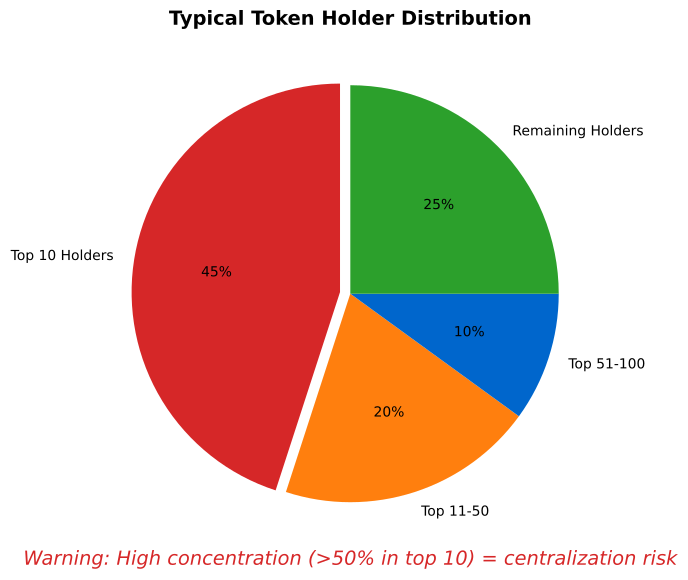

Here is the Python script that generated this plot:
"""Token Holder Distribution Example"""
import matplotlib.pyplot as plt
from pathlib import Path

plt.rcParams.update({'font.size': 14, 'figure.figsize': (10, 6), 'figure.dpi': 150})
MLBLUE, MLORANGE, MLGREEN, MLRED, MLPURPLE = '#0066CC', '#FF7F0E', '#2CA02C', '#D62728', '#3333B2'

fig, ax = plt.subplots(figsize=(10, 6))

labels = ['Top 10 Holders', 'Top 11-50', 'Top 51-100', 'Remaining Holders']
sizes = [45, 20, 10, 25]
colors = [MLRED, MLORANGE, MLBLUE, MLGREEN]
explode = (0.05, 0, 0, 0)

wedges, texts, autotexts = ax.pie(sizes, explode=explode, labels=labels, colors=colors, autopct='%1.0f%%', startangle=90, textprops={'fontsize': 10})

ax.text(0, -1.3, 'Warning: High concentration (>50% in top 10) = centralization risk', ha='center', fontsize=10, style='italic', color=MLRED)
ax.set_title('Typical Token Holder Distribution', fontweight='bold', fontsize=14)
plt.tight_layout()
plt.savefig(Path(__file__).parent / 'chart.pdf', bbox_inches='tight', dpi=300)
plt.close()
